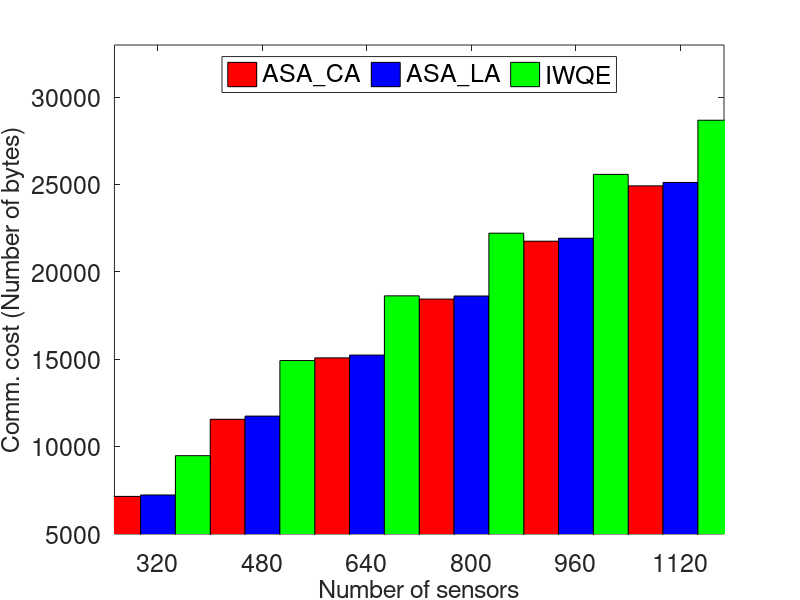
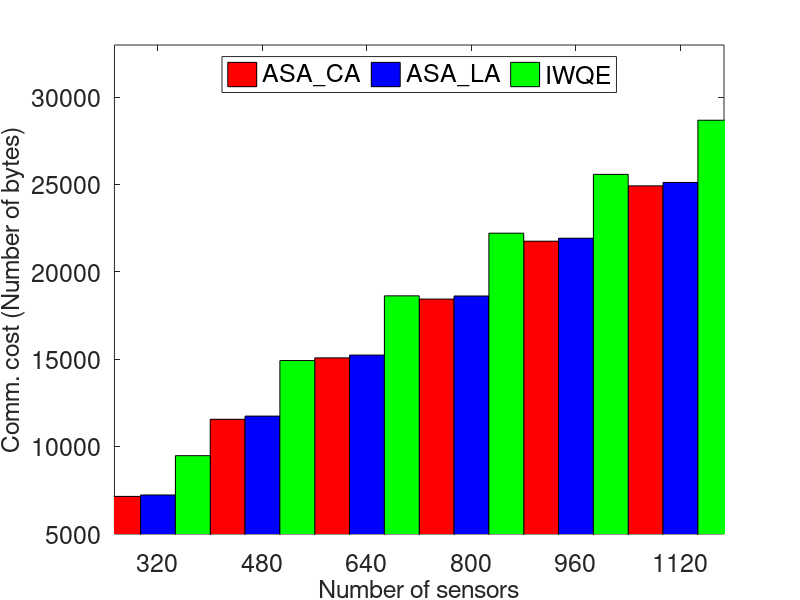
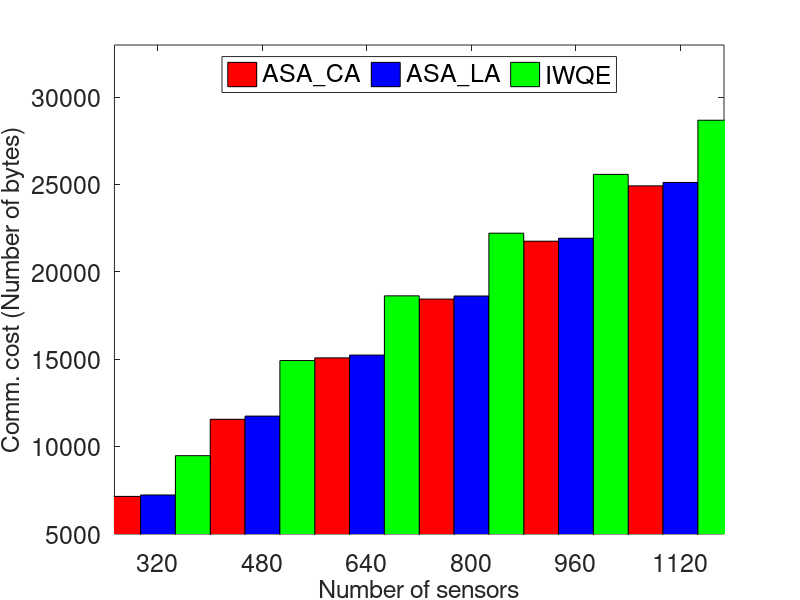
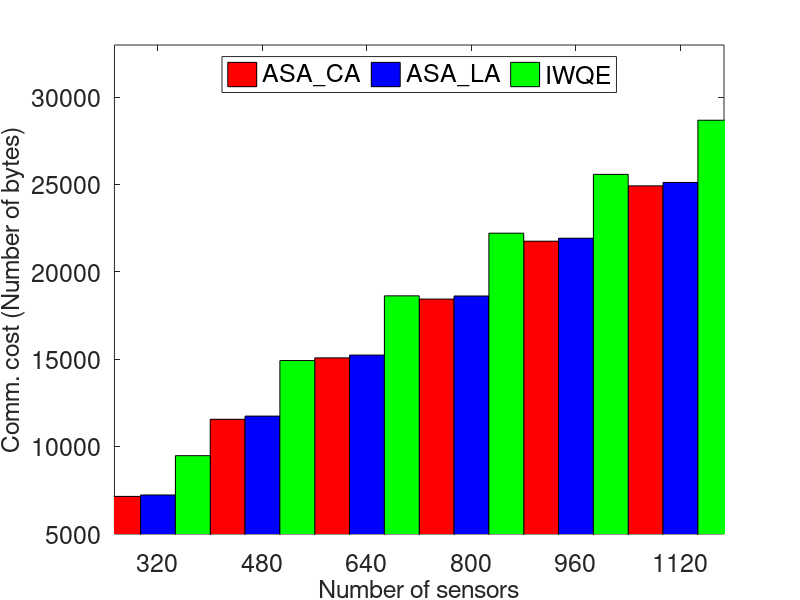

The MATLAB source for these figures, in order:
nodeNum = [320.0;480.0;640.0;800.0;960.0;1120.0];
x = nodeNum';
ASA_CA = [7136.8421052631575;11552.0;15069.0;18436.0;21750.0;24920.0];
y(:,1) = ASA_CA';
ASA_LA = [7216.8421052631575;11735.0;15229.0;18612.0;21921.0;25116.0];
y(:,2) = ASA_LA';
IWQE = [9468.421052631578;14916.0;18621.0;22209.0;25577.0;28677.0];
y(:,3) = IWQE';
figure1 = figure;
fontSize = 18;
set(figure1,'Color',[1,1,1]);
axes1 = axes('XTick',nodeNum,'Parent',figure1,'Box','on','FontSize', fontSize);
xgap = (max(x)-min(x))/size(x,2)/2;
xlim(axes1,[min(x)-xgap max(x)+xgap]);
maxy = max(max(y));
miny = min(min(y));
ygap1 = (maxy - miny)/10;
ygap2 = (maxy - miny)/5;
ylim(axes1,[miny-ygap1 maxy+ygap2]);
hold on;
bar1 = bar(x,y,'Parent',axes1);
set(bar1(1),'facecolor','r')
;set(bar1(2),'facecolor','b')
;set(bar1(3),'facecolor','g')
;set(bar1,'BarWidth',1);
xlabel('Number of sensors','FontSize', fontSize);
ylabel('Comm. cost (Number of bytes)','FontSize', fontSize);
hl = legend('ASA\_CA','ASA\_LA','IWQE');
%Legend Location North,South,East,West
set(hl,'Orientation','horizontal','Location','North','FontSize', fontSize);
print(gcf,'-depsc','nodeNum_packetFrameNum_bar_HorizontalLegend.eps');
print(gcf,'-djpeg','nodeNum_packetFrameNum_bar_HorizontalLegend.jpeg');
print(gcf,'-dtiff','nodeNum_packetFrameNum_bar_HorizontalLegend.tif');
print(gcf,'-dbitmap','nodeNum_packetFrameNum_bar_HorizontalLegend.bmp');
print(gcf,'-dpng','nodeNum_packetFrameNum_bar_HorizontalLegend.png');
